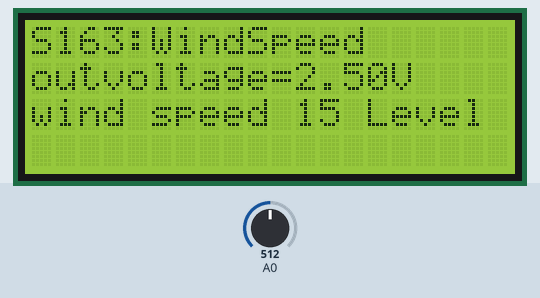
Recording of a sketch running on a simulated Arduino Uno, built with avr-gcc and run on an emulated ATmega328P. Shown: 20×4 character LCD. The test bench sets the inputs (shaded band); at power-on: A0 = 512.

Above: at 2.2 s.
2.3 s: A0 set to 356
At 3.8 s:
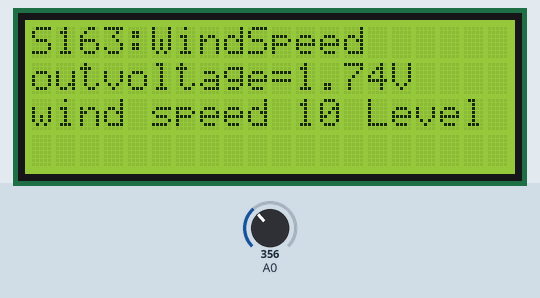
4.2 s: A0 set to 323
At 5.6 s:
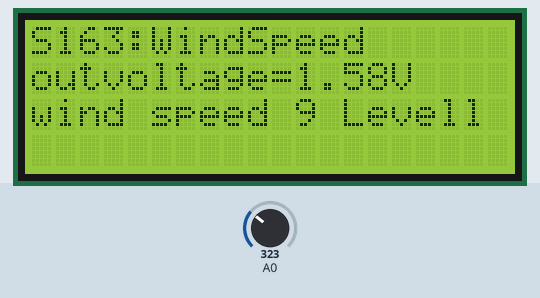
5.9 s: A0 set to 306
Timing chart, 0 to 8.9 s (numbered marks = the images above; inputs shaded):
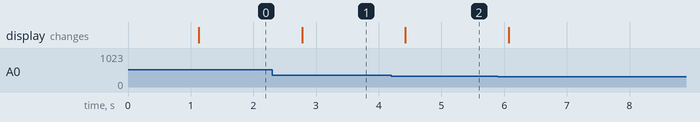

The sketch:

basic_test.ino
```cpp
/* Wind Speed Sensor 0~5V Voltage Type (JL-FSX2) [S163] : http://rdiot.tistory.com/64 [RDIoT Demo] */

#include <Wire.h>
#include <LiquidCrystal_I2C.h>

LiquidCrystal_I2C lcd(0x27,20,4);  // LCD2004

void setup()
{
  lcd.init();  // initialize the lcd
  lcd.backlight();
  lcd.print("start LCD2004");

  delay(1000);

  lcd.clear();
}

void loop()
{

  lcd.setCursor(0,0);
  lcd.print("S163:WindSpeed");

  int sensorValue = analogRead(A0);
  float outvoltage = sensorValue * (5.0 / 1023.0);

  lcd.setCursor(0,1);
  lcd.print("outvoltage=" + (String)outvoltage + "V  ");

  int Level = 6*outvoltage;//The level of wind speed is proportional to the output voltage.

  lcd.setCursor(0,2);
  lcd.print("wind speed " + (String)Level + " Level");

  delay(500);

}
```

Measured:
- the behaviour switches between 341 and 340 on A0 (found by bisection; images 1 and 2)
- after the input at 2.3 s, the display: changes after 0.48 s (image 1)
- after the input at 4.2 s, the display: changes after 0.23 s (image 2)
